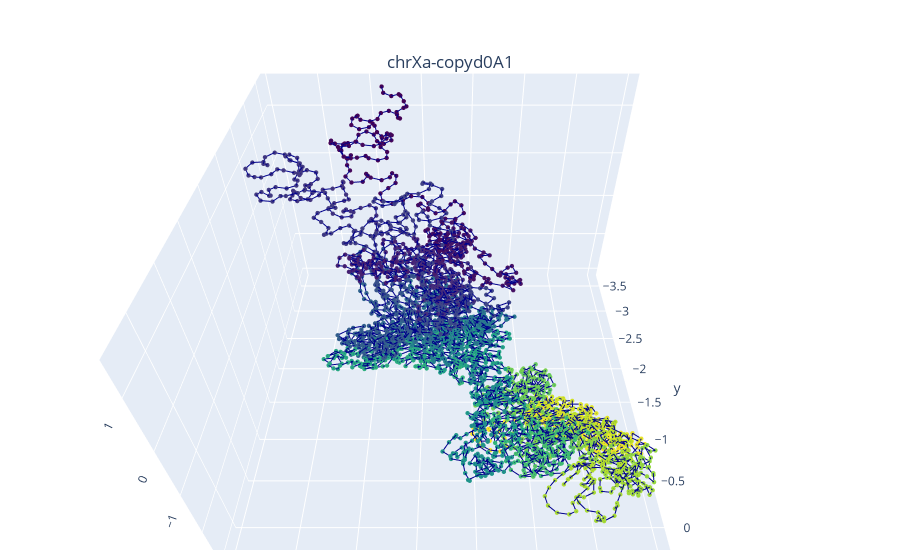

Here is the notebook cell this chart was saved with:
### Code cell
tdg_path = filepath1
chr = "chrXa"
cell = "d0A1"
color_column = "pos"
plotly = True
size = 1.5
plot_tdg_file(tdg_path,chr,cell,color_column,plotly,size)

### Figure 1 — Plotly figure (JSON) as saved in the notebook; plotly's stock layout.template omitted (floating-point values rounded to 4 significant figures; data arrays with more than 128 entries replaced by an {"elided": "..."} marker saying what was removed)
{"data": [{"line": {"color": "darkblue", "width": 2}, "marker": {"color": {"elided": "3421 int values"}, "colorscale": [[0, "#440154"], [0.1111, "#482878"], [0.2222, "#3e4989"], [0.3333, "#31688e"], [0.4444, "#26828e"], [0.5556, "#1f9e89"], [0.6667, "#35b779"], [0.7778, "#6ece58"], [0.8889, "#b5de2b"], [1, "#fde725"]], "size": 1.5}, "type": "scatter3d", "x": {"elided": "3421 float values"}, "y": {"elided": "3421 float values"}, "z": {"elided": "3421 float values"}}], "layout": {"autosize": true, "margin": {"b": 10, "l": 10, "r": 10, "t": 50}, "scene": {"aspectmode": "manual", "aspectratio": {"x": 1, "y": 1, "z": 0.7}, "camera": {"eye": {"x": 0, "y": 1.071, "z": 1}, "up": {"x": 0, "y": 0, "z": 1}}}, "title": {"text": "chrXa-copyd0A1", "x": 0.5, "xanchor": "center", "y": 0.9, "yanchor": "top"}}}
